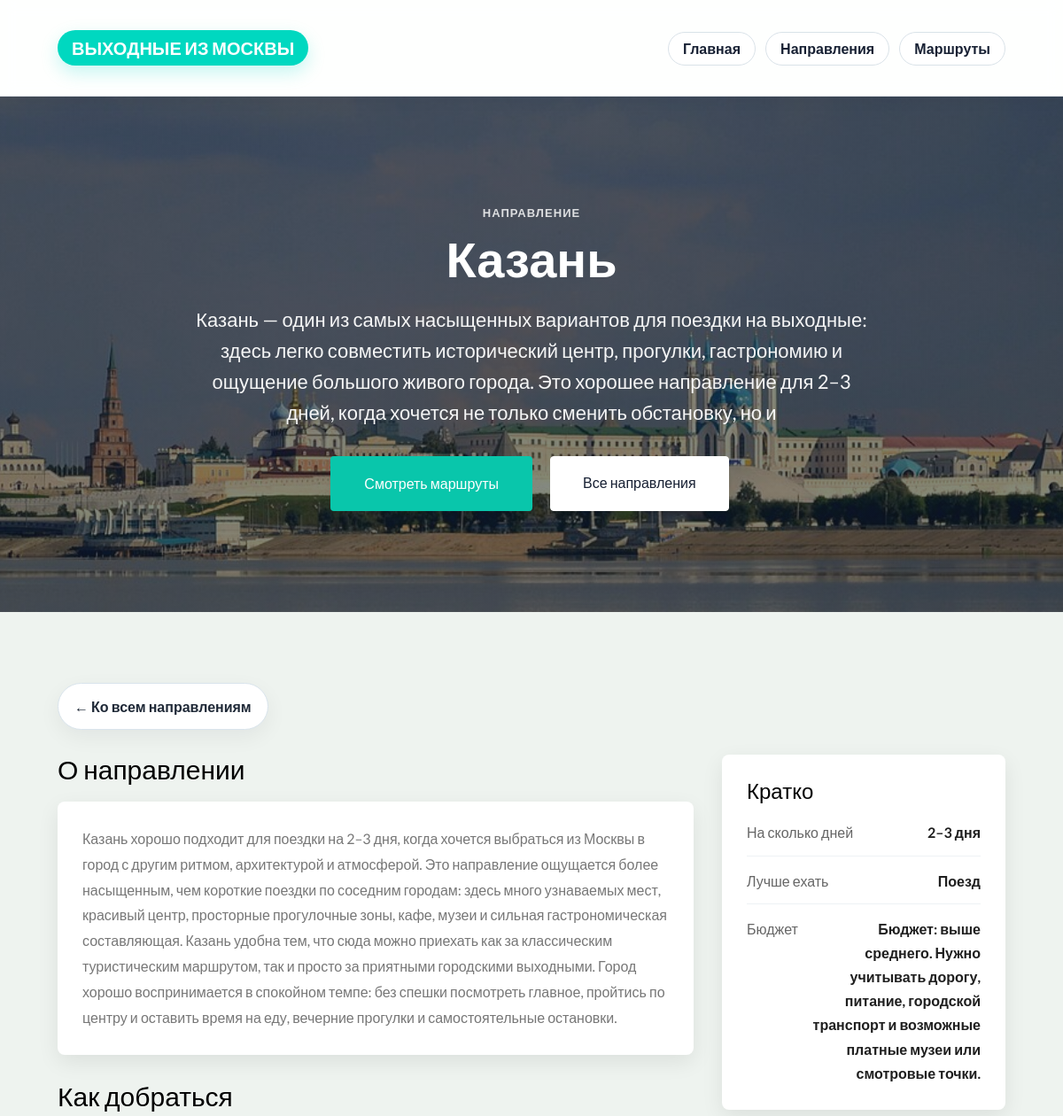
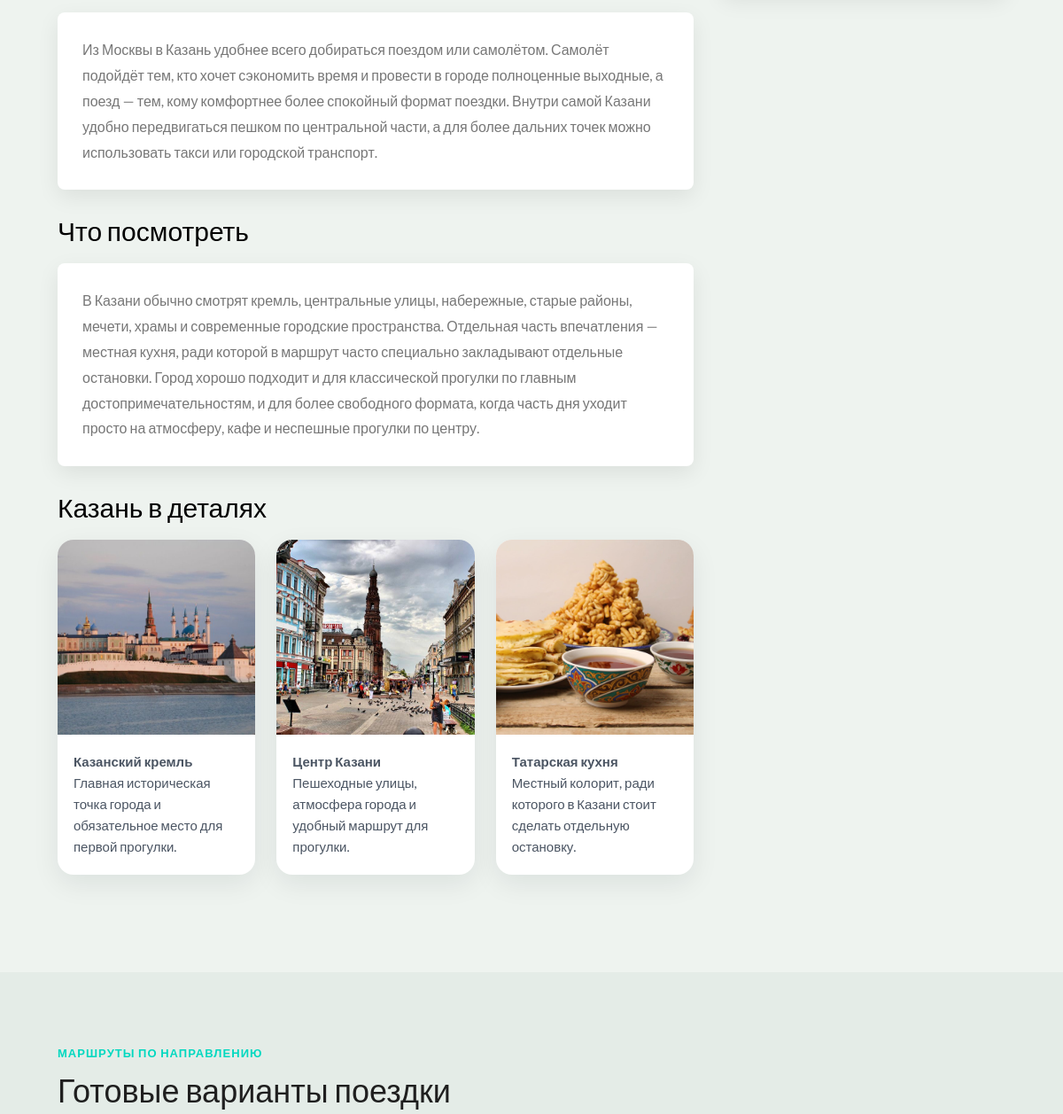
Before: /destinations/kazan/ (upper part) with the older database file (2 pictures, top to bottom).
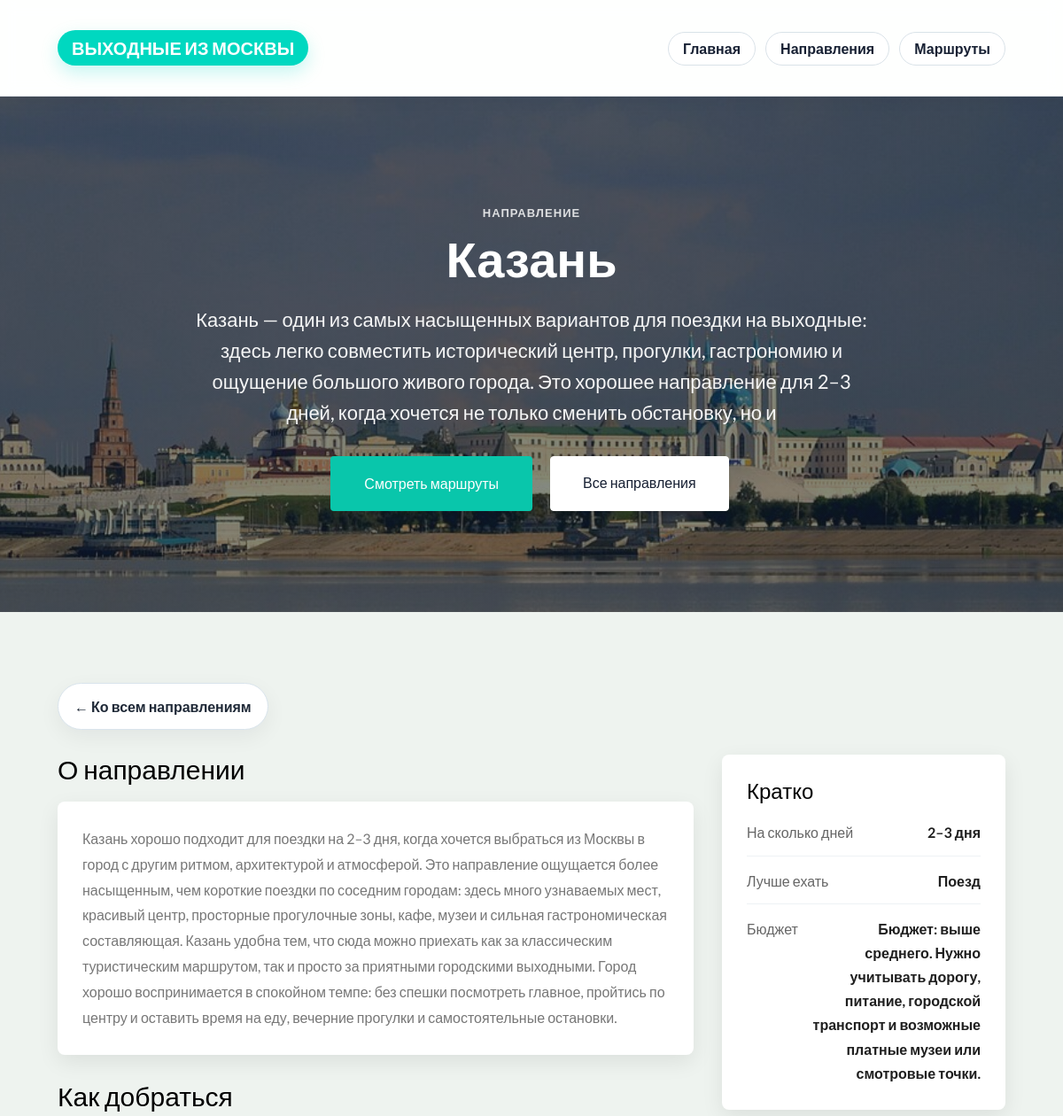
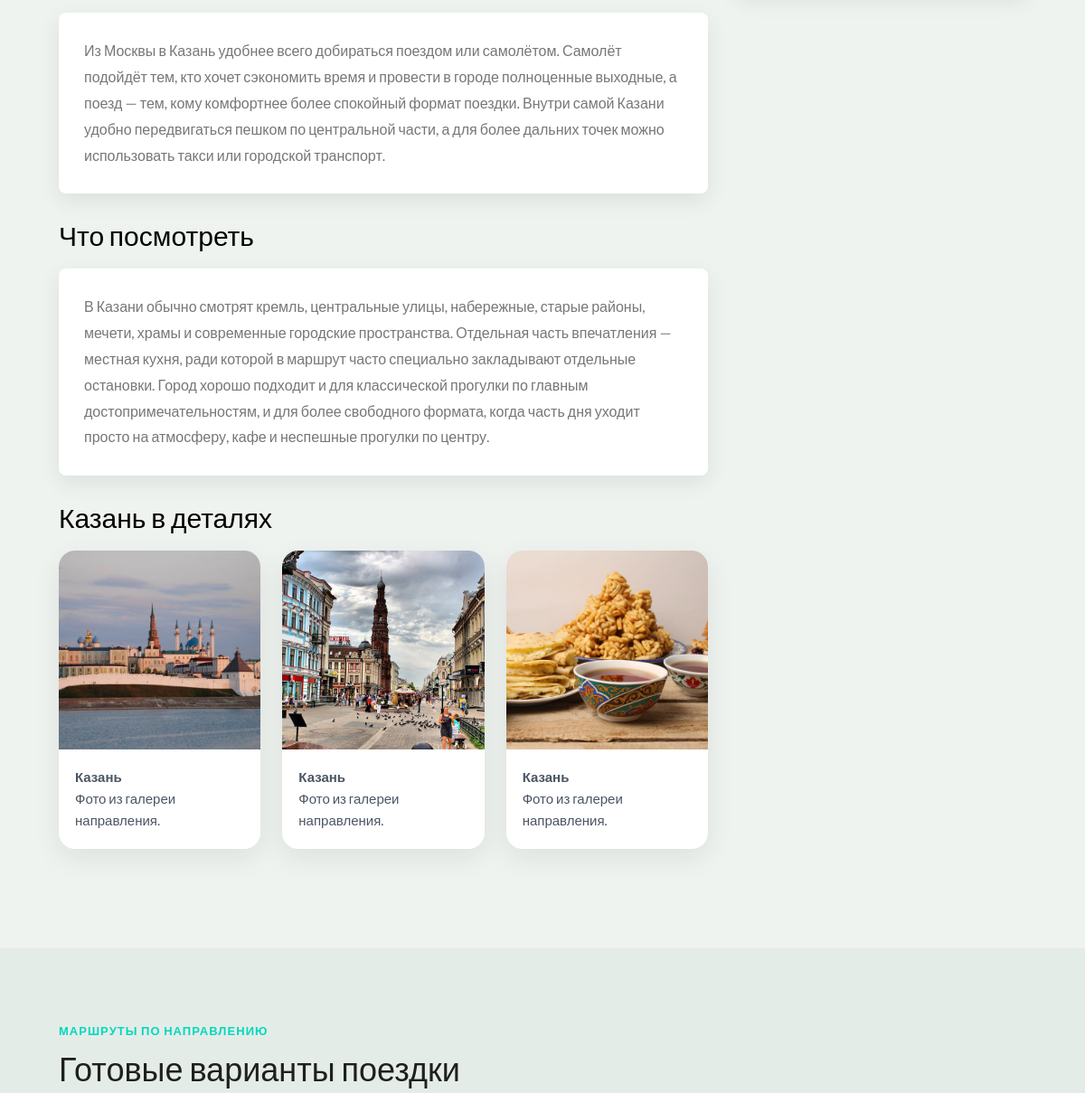
After: the same page with the newer database file (2 pictures, top to bottom).
### destinations/models.py (models this page shows, shortened)
class Destination(models.Model):
    TRANSPORT_CHOICES = [
        ("train", "Поезд"),
        ("car", "Машина"),
        ("bus", "Автобус"),
        ("plane", "Самолет"),
        ("mixed", "Несколько вариантов"),
    ]
    name = models.CharField("Название", max_length=100)
    slug = models.SlugField("Слаг", unique=True)
    short_description = models.CharField("Короткое описание", max_length=255)
    description = models.TextField("Полное описание", blank=True)
    how_to_get = models.TextField("Как добраться", blank=True)
    what_to_see = models.TextField("Что посмотреть", blank=True)
    budget = models.CharField("Бюджет", max_length=255, blank=True)
    days_count = models.CharField("На сколько дней", max_length=100, blank=True)
    transport_type = models.CharField(
        "Лучший транспорт",
        max_length=20,
        choices=TRANSPORT_CHOICES,
        blank=True,
    )
    hero_image = models.ImageField(
        "Hero фото",
        upload_to="destinations/heroes/",
        blank=True,
        null=True,
    )
    gallery_image_1 = models.ImageField(
        "Галерея фото 1",
        upload_to="destinations/gallery/",
        blank=True,
        null=True,
    )
    gallery_image_2 = models.ImageField(
        "Галерея фото 2",
        upload_to="destinations/gallery/",
        blank=True,
        null=True,
    )
    gallery_image_3 = models.ImageField(
        "Галерея фото 3",
        upload_to="destinations/gallery/",
        blank=True,
        null=True,
    )
    is_published = models.BooleanField("Опубликовано", default=True)
    created_at = models.DateTimeField("Создано", auto_now_add=True)
    class Meta:
        verbose_name = "Направление"
        verbose_name_plural = "Направления"
        ordering = ["name"]

### destinations/views.py (the view)
# urls.py: path("<slug:slug>/", destination_detail, name="detail"),
def destination_detail(request, slug):
    destination = get_object_or_404(
        Destination,
        slug=slug,
        is_published=True,
    )
    routes = destination.routes.filter(is_published=True)
    return render(
        request,
        "destinations/detail.html",
        {
            "destination": destination,
            "routes": routes,
        },
    )

### routes/models.py (called while the page is built)
    def get_absolute_url(self):
        return reverse("routes:detail", kwargs={"slug": self.slug})

### destinations/templates/destinations/detail.html (shortened to what this page needs)
{% extends "base.html" %}
{% block content %}
{% if destination.hero_image %}
<section class="destination-hero destination-hero--photo" style="background-image: linear-gradient(rgba(20, 32, 44, 0.52), rgba(20, 32, 44, 0.52)), url('{{ destination.hero_image.url }}');">
{% elif destination.slug == "kolomna" %}
<section class="destination-hero destination-hero--photo" style="background-image: linear-gradient(rgba(20, 32, 44, 0.52), rgba(20, 32, 44, 0.52)), url(/static/traveler/images/destinations/kolomna/kolomna_hero.jpg);">
{% elif destination.slug == "tula" %}
<section class="destination-hero destination-hero--photo" style="background-image: linear-gradient(rgba(20, 32, 44, 0.52), rgba(20, 32, 44, 0.52)), url(/static/traveler/images/destinations/tula/tula_hero.jpg);">
{% elif destination.slug == "kazan" %}
<section class="destination-hero destination-hero--photo" style="background-image: linear-gradient(rgba(20, 32, 44, 0.52), rgba(20, 32, 44, 0.52)), url(/static/traveler/images/destinations/kazan/kazan_hero.jpg);">
{% else %}
<section class="destination-hero destination-hero--photo" style="background-image: linear-gradient(rgba(20, 32, 44, 0.52), rgba(20, 32, 44, 0.52)), url(/static/traveler/images/orig.jpeg);">
{% endif %}
    <div class="gtco-container">
        <div class="destination-hero__content">
            <p class="section-kicker section-kicker--light">Направление</p>
            <h1 class="destination-hero__title">{{ destination.name }}</h1>
            <p class="destination-hero__subtitle">{{ destination.short_description }}</p>
            <div class="destination-hero__actions">
                <a href="/routes/" class="btn btn-primary btn-lg" style="color: #ffffff !important;">Смотреть маршруты</a>
                <a href="/destinations/" class="btn btn-white btn-lg">Все направления</a>
            </div>
        </div>
    </div>
</section>
<section class="section">
    <div class="gtco-container">
        <div class="page-top-actions">
            <a href="/destinations/" class="soft-button">← Ко всем направлениям</a>
        </div>
        <div class="content-grid">
            <div class="content-main">
                <section class="content-section">
                    <h2>О направлении</h2>
                    <div class="card prose-card">
                        {% if destination.description %}
                            <p>{{ destination.description }}</p>
                        {% else %}
                            <p>Описание пока не заполнено.</p>
                        {% endif %}
                    </div>
                </section>
                <section class="content-section">
                    <h2>Как добраться</h2>
                    <div class="card prose-card">
                        {% if destination.how_to_get %}
                            <p>{{ destination.how_to_get }}</p>
                        {% else %}
                            <p>Информация пока не заполнена.</p>
                        {% endif %}
                    </div>
                </section>
                <section class="content-section">
                    <h2>Что посмотреть</h2>
                    <div class="card prose-card">
                        {% if destination.what_to_see %}
                            <p>{{ destination.what_to_see }}</p>
                        {% else %}
                            <p>Информация пока не заполнена.</p>
                        {% endif %}
                    </div>
                </section>
                {% if destination.gallery_image_1 or destination.gallery_image_2 or destination.gallery_image_3 %}
                <section class="content-section">
                    <h2>{{ destination.name }} в деталях</h2>
                    <div class="gallery-grid">
                        {% if destination.gallery_image_1 %}
                        <figure class="gallery-card">
                            <img src="{{ destination.gallery_image_1.url }}" alt="{{ destination.name }} — фото 1" class="gallery-image">
                            <figcaption>
                                <strong>{{ destination.name }}</strong><br>
                                Фото из галереи направления.
                            </figcaption>
                        </figure>
                        {% endif %}
                        {% if destination.gallery_image_2 %}
                        <figure class="gallery-card">
                            <img src="{{ destination.gallery_image_2.url }}" alt="{{ destination.name }} — фото 2" class="gallery-image">
                            <figcaption>
                                <strong>{{ destination.name }}</strong><br>
                                Фото из галереи направления.
                            </figcaption>
                        </figure>
                        {% endif %}
                        {% if destination.gallery_image_3 %}
                        <figure class="gallery-card">
                            <img src="{{ destination.gallery_image_3.url }}" alt="{{ destination.name }} — фото 3" class="gallery-image">
                            <figcaption>
                                <strong>{{ destination.name }}</strong><br>
                                Фото из галереи направления.
                            </figcaption>
                        </figure>
                        {% endif %}
                    </div>
                </section>
                {% elif destination.slug == "kazan" %}
                <section class="content-section">
                    <h2>Казань в деталях</h2>
                    <div class="gallery-grid">
                        <figure class="gallery-card">
                            <img src="/static/traveler/images/destinations/kazan/kazan_kremlin.jpg" alt="Казанский кремль" class="gallery-image">
                            <figcaption>
                                <strong>Казанский кремль</strong><br>
                                Главная историческая точка города и обязательное место для первой прогулки.
                            </figcaption>
                        </figure>
                        <figure class="gallery-card">
                            <img src="/static/traveler/images/destinations/kazan/kazan_street.jpg" alt="Центр Казани" class="gallery-image">
                            <figcaption>
                                <strong>Центр Казани</strong><br>
                                Пешеходные улицы, атмосфера города и удобный маршрут для прогулки.
                            </figcaption>
                        </figure>
                        <figure class="gallery-card">
                            <img src="/static/traveler/images/destinations/kazan/kazan_food.jpg" alt="Татарская кухня" class="gallery-image">
                            <figcaption>
                                <strong>Татарская кухня</strong><br>
                                Местный колорит, ради которого в Казани стоит сделать отдельную остановку.
                            </figcaption>
                        </figure>
                    </div>
                </section>
                {% endif %}
            </div>
            <aside class="content-side">
                <div class="info-card sticky-card">
                    <h3>Кратко</h3>
                    <div class="info-list">
                        <div class="info-row">
                            <span>На сколько дней</span>
                            <strong>
                                {% if destination.days_count %}
                                    {{ destination.days_count }}
                                {% else %}
                                    Не указано
                                {% endif %}
                            </strong>
                        </div>
                        <div class="info-row">
                            <span>Лучше ехать</span>
                            <strong>
                                {% if destination.transport_type %}
                                    {{ destination.get_transport_type_display }}
                                {% else %}
                                    Не указано
                                {% endif %}
                            </strong>
                        </div>
                        <div class="info-row">
                            <span>Бюджет</span>
                            <strong>
                                {% if destination.budget %}
                                    {{ destination.budget }}
                                {% else %}
                                    Не указан
                                {% endif %}
                            </strong>
                        </div>
                    </div>
                </div>
            </aside>
        </div>
    </div>
</section>
<section class="section section-soft">
    <div class="gtco-container">
        <div class="section-head">
            <div>
                <p class="section-kicker">Маршруты по направлению</p>
                <h2 class="section-title">Готовые варианты поездки</h2>
            </div>
        </div>
    </div>
</section>
{% endblock %}

### templates/base.html (shortened to what this page needs)
{% load static %}
<!DOCTYPE html>
<html lang="ru">
<head>
    <link rel="stylesheet" href="{% static 'traveler/css/animate.css' %}">
    <link rel="stylesheet" href="{% static 'traveler/css/icomoon.css' %}">
    <link rel="stylesheet" href="{% static 'traveler/css/themify-icons.css' %}">
    <link rel="stylesheet" href="{% static 'traveler/css/bootstrap.css' %}">
    <link rel="stylesheet" href="{% static 'traveler/css/magnific-popup.css' %}">
    <link rel="stylesheet" href="{% static 'traveler/css/bootstrap-datepicker.min.css' %}">
    <link rel="stylesheet" href="{% static 'traveler/css/owl.carousel.min.css' %}">
    <link rel="stylesheet" href="{% static 'traveler/css/owl.theme.default.min.css' %}">
    <link rel="stylesheet" href="{% static 'traveler/css/style.css' %}">
     <link rel="stylesheet" href="{% static 'css/traveler_bridge.css' %}">
</head>
<body>
    <div id="page">
        <nav class="gtco-nav" role="navigation">
            <div class="gtco-container">
                <div class="row">
                    <div class="col-sm-4 col-xs-12">
                        <div id="gtco-logo">
                            <a href="/">Выходные из Москвы</a>
                        </div>
                    </div>
                    <div class="col-xs-8 text-right menu-1">
                        <ul>
                            <li><a href="/">Главная</a></li>
                            <li><a href="/destinations/">Направления</a></li>
                            <li><a href="/routes/">Маршруты</a></li>
                        </ul>
                    </div>
                </div>
            </div>
        </nav>
        <main>
            {% block content %}
            {% endblock %}
        </main>
    </div>
</body>
</html>

### static/traveler/css/style.css (style rules this page uses)
body { font-family: "Lato", Arial, sans-serif; font-weight: 400; font-size: 16px; line-height: 1.7; color: #777; background: #fff; }
#page { position: relative; overflow-x: hidden; width: 100%; height: 100%; -webkit-transition: 0.5s; -o-transition: 0.5s; transition: 0.5s; }
a { color: #09C6AB; -webkit-transition: 0.5s; -o-transition: 0.5s; transition: 0.5s; }
p { margin-bottom: 20px; }
h1, h2, h3, h4, h5, h6, figure { color: #000; font-family: "Lato", Arial, sans-serif; font-weight: 400; margin: 0 0 20px 0; }
.gtco-container { max-width: 1100px; position: relative; margin: 0 auto; padding-left: 15px; padding-right: 15px; }
.gtco-nav { position: absolute; top: 0; left: 0; margin: 0; padding: 0; width: 100%; padding: 20px 0; z-index: 1001; }
.gtco-nav #gtco-logo { font-size: 20px; margin: 0; padding: 0; text-transform: uppercase; font-weight: bold; }
.gtco-nav a { padding: 5px 10px; color: #fff; }
.gtco-nav ul { padding: 0; margin: 2px 0 0 0; }
.gtco-nav ul li { padding: 0; margin: 0; list-style: none; display: inline; }
.gtco-nav ul li a { font-size: 16px; padding: 30px 10px; color: rgba(255, 255, 255, 0.7); -webkit-transition: 0.3s; -o-transition: 0.3s; transition: 0.3s; }
#gtco-offcanvas a { color: rgba(255, 255, 255, 0.5); }
#gtco-offcanvas ul { padding: 0; margin: 0; }
#gtco-offcanvas ul li { padding: 0; margin: 0; list-style: none; }
.btn { margin-right: 4px; margin-bottom: 4px; font-family: "Lato", Arial, sans-serif; font-size: 16px; font-weight: 400; -webkit-border-radius: 4px; -moz-border-radius: 4px; -ms-border-radius: 4px; border-radius: 4px; -webkit-transition: 0.5s; -o-transition: 0.5s; transition: 0.5s; padding: 8px 30px; }
.btn.btn-lg { padding: 18px 36px !important; }
.btn-primary { background: #09C6AB; color: #fff; border: 2px solid #09C6AB !important; }
.btn-white { background: #fff; color: #000; border: 2px solid #fff; }

Changed rows visible on the page:
changed Destination "Казань": hero_image: picture added; name (not shown) → "Казань"; gallery_image_1 empty → "destinations/gallery/kazan_kremlin.jpg" (drawn); gallery_image_1: picture added; gallery_image_2: picture added; gallery_image_3: picture added
Other visible differences:
text no longer shown: "Казань в деталях Казанский кремль Главная историческая точка города и обязательное место для первой прогулки. Центр Казани Пешеходные улицы, атмосфера города и удобный маршрут для прогулки. Татарская кухня Местный колорит, ради которого в Казани стоит сделать отдельную остановку."
text now shown: "в деталях Фото из галереи направления. Фото из галереи направления. Фото из галереи направления."
